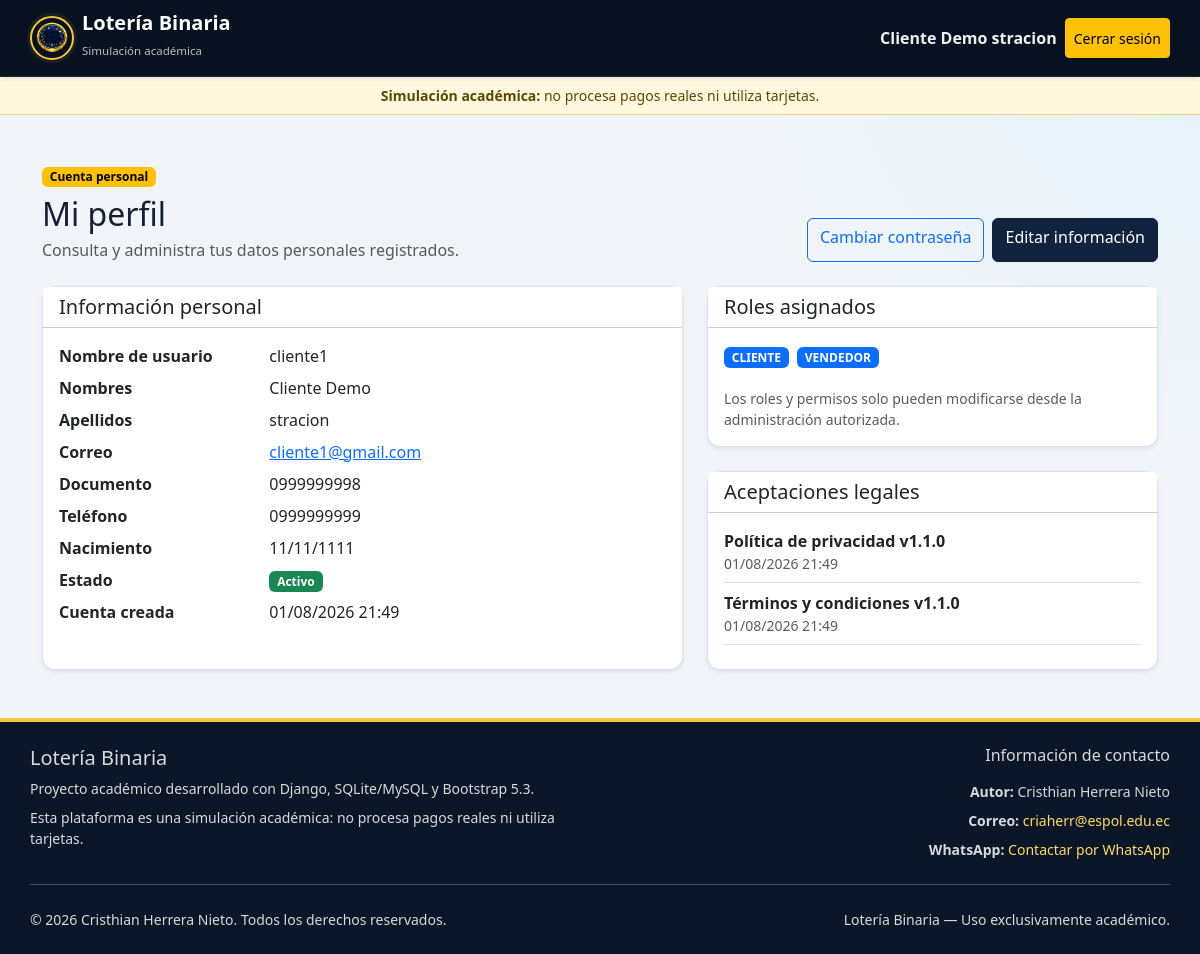
The page /accounts/profile/ (signed in) on the database its author committed.
### apps/accounts/models.py (models this page shows, shortened)
class User(AbstractUser):
    REQUIRED_FIELDS = ["email", "document", "birth_date"]
    class Status(models.TextChoices):
        ACTIVE = "ACTIVE", "Activo"
        SUSPENDED = "SUSPENDED", "Suspendido"
        BLOCKED = "BLOCKED", "Bloqueado"
        DISABLED = "DISABLED", "Desactivado"
    id = models.BigAutoField(primary_key=True)
    email = models.EmailField("correo electrónico", unique=True)
    document = models.CharField("documento", max_length=30, unique=True)
    phone = models.CharField("teléfono", max_length=30, blank=True)
    birth_date = models.DateField("fecha de nacimiento")
    status = models.CharField(
        "estado",
        max_length=20,
        choices=Status.choices,
        default=Status.ACTIVE,
    )
    created_at = models.DateTimeField("creado", auto_now_add=True)
    updated_at = models.DateTimeField("actualizado", auto_now=True)
    class Meta:
        ordering = ("username",)
        indexes = [
            models.Index(fields=("email",), name="accounts_user_email_idx"),
            models.Index(fields=("document",), name="accounts_user_doc_idx"),
            models.Index(fields=("status",), name="accounts_user_status_idx"),
        ]
        verbose_name = "usuario"
        verbose_name_plural = "usuarios"

class TermsAcceptance(models.Model):
    id = models.BigAutoField(primary_key=True)
    user = models.ForeignKey(
        settings.AUTH_USER_MODEL,
        on_delete=models.PROTECT,
        related_name="terms_acceptances",
        verbose_name="usuario",
    )
    terms_version = models.ForeignKey(
        "accounts.TermsVersion",
        on_delete=models.PROTECT,
        related_name="acceptances",
        verbose_name="versión de términos",
    )
    accepted_at = models.DateTimeField("aceptada", auto_now_add=True)
    ip_address = models.GenericIPAddressField(
        "dirección IP",
        blank=True,
        null=True,
    )
    objects = TermsAcceptanceQuerySet.as_manager()
    class Meta:
        ordering = ("-accepted_at",)
        constraints = [
            models.UniqueConstraint(
                fields=("user", "terms_version"),
                name="accounts_accept_user_terms_uq",
            ),
        ]
        indexes = [
            models.Index(
                fields=("user", "accepted_at"),
                name="accounts_accept_user_date_idx",
            ),
        ]
        verbose_name = "aceptación de términos"
        verbose_name_plural = "aceptaciones de términos"

class TermsVersion(models.Model):
    class Kind(models.TextChoices):
        TERMS = "TERMS", "Términos y condiciones"
        PRIVACY = "PRIVACY", "Política de privacidad"
    IMMUTABLE_AFTER_ACCEPTANCE = (
        "kind",
        "version",
        "title",
        "content",
        "effective_at",
    )
    id = models.BigAutoField(primary_key=True)
    kind = models.CharField("tipo", max_length=20, choices=Kind.choices)
    version = models.CharField("versión", max_length=30)
    title = models.CharField("título", max_length=150)
    content = models.TextField("contenido")
    effective_at = models.DateTimeField("vigente desde")
    is_active = models.BooleanField("activa", default=True)
    created_at = models.DateTimeField("creada", auto_now_add=True)
    objects = TermsVersionQuerySet.as_manager()
    class Meta:
        ordering = ("-effective_at", "-created_at")
        constraints = [
            models.UniqueConstraint(
                fields=("kind", "version"),
                name="accounts_terms_kind_version_uq",
            ),
        ]
        indexes = [
            models.Index(
                fields=("kind", "is_active"),
                name="accounts_terms_kind_active_idx",
            ),
            models.Index(
                fields=("effective_at",),
                name="accounts_terms_effective_idx",
            ),
        ]
        verbose_name = "versión de términos"
        verbose_name_plural = "versiones de términos"
    def __str__(self) -> str:
        return f"{self.get_kind_display()} v{self.version}"

### apps/accounts/views.py (the view)
# urls.py: path("profile/", views.ProfileDetailView.as_view(), name="profile"),
class ProfileDetailView(LoginRequiredMixin, DetailView):
    model = User
    template_name = "accounts/profile_detail.html"
    context_object_name = "profile_user"
    def get_object(self, queryset=None):
        return (
            User.objects
            .prefetch_related(
                "groups",
                "terms_acceptances__terms_version",
            )
            .get(pk=self.request.user.pk)
        )

### templates/accounts/profile_detail.html (shortened to what this page needs)
{% extends "base.html" %}
{% load static %}
{% block content %}
<section aria-labelledby="profile-title">
    <header class="d-flex flex-column flex-lg-row justify-content-between align-items-lg-end gap-3 mb-4">
        <div>
            <span class="badge text-bg-warning mb-2">Cuenta personal</span>
            <h1 id="profile-title" class="h2 mb-1">Mi perfil</h1>
            <p class="text-body-secondary mb-0">
                Consulta y administra tus datos personales registrados.
            </p>
        </div>
        <div class="d-grid d-sm-flex gap-2">
            <a class="btn btn-outline-primary" href="{% url 'accounts:password_change' %}">
                Cambiar contraseña
            </a>
            <a class="btn btn-primary" href="{% url 'accounts:profile_edit' %}">
                Editar información
            </a>
        </div>
    </header>
    <div class="row g-4">
        <div class="col-12 col-lg-7">
            <article class="card h-100 shadow-sm">
                <div class="card-header">
                    <h2 class="h5 mb-0">Información personal</h2>
                </div>
                <div class="card-body">
                    <dl class="row mb-0">
                        <dt class="col-sm-4">Nombre de usuario</dt>
                        <dd class="col-sm-8">{{ profile_user.username }}</dd>
                        <dt class="col-sm-4">Nombres</dt>
                        <dd class="col-sm-8">{{ profile_user.first_name|default:"—" }}</dd>
                        <dt class="col-sm-4">Apellidos</dt>
                        <dd class="col-sm-8">{{ profile_user.last_name|default:"—" }}</dd>
                        <dt class="col-sm-4">Correo</dt>
                        <dd class="col-sm-8">
                            <a href="mailto:{{ profile_user.email }}">
                                {{ profile_user.email }}
                            </a>
                        </dd>
                        <dt class="col-sm-4">Documento</dt>
                        <dd class="col-sm-8">{{ profile_user.document }}</dd>
                        <dt class="col-sm-4">Teléfono</dt>
                        <dd class="col-sm-8">{{ profile_user.phone|default:"—" }}</dd>
                        <dt class="col-sm-4">Nacimiento</dt>
                        <dd class="col-sm-8">{{ profile_user.birth_date|date:"d/m/Y" }}</dd>
                        <dt class="col-sm-4">Estado</dt>
                        <dd class="col-sm-8">
                            <span class="badge {% if profile_user.is_active %}text-bg-success{% else %}text-bg-secondary{% endif %}">
                                {{ profile_user.get_status_display }}
                            </span>
                        </dd>
                        <dt class="col-sm-4">Cuenta creada</dt>
                        <dd class="col-sm-8">{{ profile_user.created_at|date:"d/m/Y H:i" }}</dd>
                    </dl>
                </div>
            </article>
        </div>
        <div class="col-12 col-lg-5">
            <article class="card mb-4 shadow-sm">
                <div class="card-header">
                    <h2 class="h5 mb-0">Roles asignados</h2>
                </div>
                <div class="card-body">
                    {% for group in profile_user.groups.all %}
                        <span class="badge text-bg-primary me-1 mb-1">{{ group.name }}</span>
                    {% empty %}
                        <p class="text-body-secondary mb-0">No tienes roles asignados.</p>
                    {% endfor %}
                    <p class="small text-body-secondary mt-3 mb-0">
                        Los roles y permisos solo pueden modificarse desde la administración autorizada.
                    </p>
                </div>
            </article>
            <article class="card shadow-sm">
                <div class="card-header">
                    <h2 class="h5 mb-0">Aceptaciones legales</h2>
                </div>
                <div class="card-body">
                    {% for acceptance in profile_user.terms_acceptances.all %}
                        <div class="border-bottom pb-2 mb-2">
                            <span class="fw-semibold">{{ acceptance.terms_version }}</span>
                            <span class="d-block small text-body-secondary">
                                {{ acceptance.accepted_at|date:"d/m/Y H:i" }}
                            </span>
                        </div>
                    {% empty %}
                        <p class="text-body-secondary mb-0">
                            No existen aceptaciones registradas.
                        </p>
                    {% endfor %}
                </div>
            </article>
        </div>
    </div>
</section>
{% endblock %}

### templates/base.html (shortened to what this page needs)
{% load static %}
<!doctype html>
<html lang="es">
<head>
    <link href="https://cdn.jsdelivr.net/npm/bootstrap@5.3.8/dist/css/bootstrap.min.css" rel="stylesheet"
>
    <link rel="stylesheet" href="{% static 'css/app.css' %}?v=20260803-ux-a11y-v3">
</head>
<body class="d-flex flex-column min-vh-100">
    {% url "core:home" as home_url %}
    {% url "core:start" as start_url %}
    {% url "accounts:login" as login_url %}
    {% url "accounts:logout" as logout_url %}
    {% url "accounts:choose_mode" as choose_mode_url %}
    {% url "accounts:profile" as profile_url %}
    {% url "admin:index" as admin_url %}
    <header class="app-header">
        <nav class="navbar navbar-dark app-topbar shadow-sm" aria-label="Cabecera principal">
            <div class="container-fluid app-topbar-container">
                <a class="navbar-brand d-flex align-items-center gap-2"
                    href="{{ start_url|default:home_url|default:'/' }}" aria-label="Ir al inicio de Lotería Binaria">
                    <img class="brand-logo-image" src="{% static 'img/logo-placeholder.png' %}" alt="" width="44"
                        height="44">
                    <span class="brand-copy">
                        <span class="d-block fw-bold lh-1">Lotería Binaria</span>
                        <small class="brand-subtitle">Simulación académica</small>
                    </span>
                </a>
                <div class="d-flex align-items-center gap-2 ms-auto">
                    {% if request.user.is_authenticated %}
                    {% if profile_url %}
                    <a class="user-summary d-none d-lg-block text-end text-decoration-none" href="{{ profile_url }}"
                        aria-label="Abrir mi perfil">
                        <span class="d-block fw-semibold">
                            {{ request.user.get_full_name|default:request.user.username }}
                        </span>
                    </a>
                    {% endif %}
                    {% if not active_mode_code and logout_url %}
                    <form method="post" action="{{ logout_url }}" class="d-block" data-confirm-title="Cerrar sesión"
                        data-confirm-message="¿Deseas cerrar la sesión actual?">
                        <button type="submit" class="btn btn-warning btn-sm">
                            Cerrar sesión
                        </button>
                    </form>
                    {% endif %}
                    {% elif login_url %}
                    <a class="btn btn-warning btn-sm" href="{{ login_url }}">
                        Iniciar sesión
                    </a>
                    {% endif %}
                </div>
            </div>
        </nav>
        <div class="academic-notice border-bottom">
            <div class="container-fluid px-3 px-lg-4 py-2">
                <p class="mb-0 small text-center">
                    <strong>Simulación académica:</strong>
                    no procesa pagos reales ni utiliza tarjetas.
                </p>
            </div>
        </div>
    </header>
    <div
        class="app-workspace{% if request.user.is_authenticated and active_mode_code %} app-workspace--dashboard{% endif %}">
        <div class="app-content-column">
            <main id="main-content" class="app-main flex-grow-1" tabindex="-1">
                <div
                    class="{% if request.user.is_authenticated and active_mode_code %}container-fluid app-content-container{% else %}container{% endif %} py-4 py-lg-5">
                    {% block content %}{% endblock %}
                </div>
            </main>
            <footer class="app-footer mt-auto">
                <div class="container-fluid app-footer-container py-4">
                    <div class="row g-4 justify-content-between align-items-start">
                        <div class="col-12 col-lg-6">
                            <h2 class="h5 mb-2">Lotería Binaria</h2>
                            <p class="mb-2 small">
                                Proyecto académico desarrollado con Django,
                                SQLite/MySQL y Bootstrap 5.3.
                            </p>
                            <p class="mb-0 small">
                                Esta plataforma es una simulación académica:
                                no procesa pagos reales ni utiliza tarjetas.
                            </p>
                        </div>
                        <div class="col-12 col-lg-auto ms-lg-auto text-lg-end">
                            <h2 class="h6 mb-3">Información de contacto</h2>
                            <ul class="list-unstyled small mb-0">
                                <li class="mb-2">
                                    <strong>Autor:</strong>
                                    Cristhian Herrera Nieto
                                </li>
                                <li class="mb-2">
                                    <strong>Correo:</strong>
                                    <a class="footer-link" href="mailto:criaherr@espol.edu.ec">
                                        criaherr@espol.edu.ec
                                    </a>
                                </li>
                                <li>
                                    <strong>WhatsApp:</strong>
                                    <a class="footer-link" href="https://wa.me/593992264129" target="_blank"
                                        rel="noopener noreferrer">
                                        Contactar por WhatsApp
                                    </a>
                                </li>
                            </ul>
                        </div>
                    </div>
                    <hr class="border-light opacity-25 my-4">
                    <div class="d-flex flex-column flex-md-row justify-content-between gap-2">
                        <p class="mb-0 small">
                            &copy; 2026 Cristhian Herrera Nieto. Todos los derechos reservados.
                        </p>
                        <p class="mb-0 small text-md-end">
                            Lotería Binaria — Uso exclusivamente académico.
                        </p>
                    </div>
                </div>
            </footer>
        </div>
    </div>
</body>
</html>

### rows shown on the page
User: user.get_full_name "Cliente Demo stracion", username "cliente1", first_name "Cliente Demo", last_name "stracion", email "cliente1@gmail.com", document "0999999998", phone "0999999999", birth_date "11/11/1111", status "Activo", created_at "01/08/2026 21:49"
TermsAcceptance: terms_version "Política de privacidad v1.1.0", accepted_at "01/08/2026 21:49"
TermsAcceptance: terms_version "Términos y condiciones v1.1.0", accepted_at "01/08/2026 21:49"

### other values the page prints
{{ group.name }} "CLIENTE"
{{ group.name }} "VENDEDOR"
